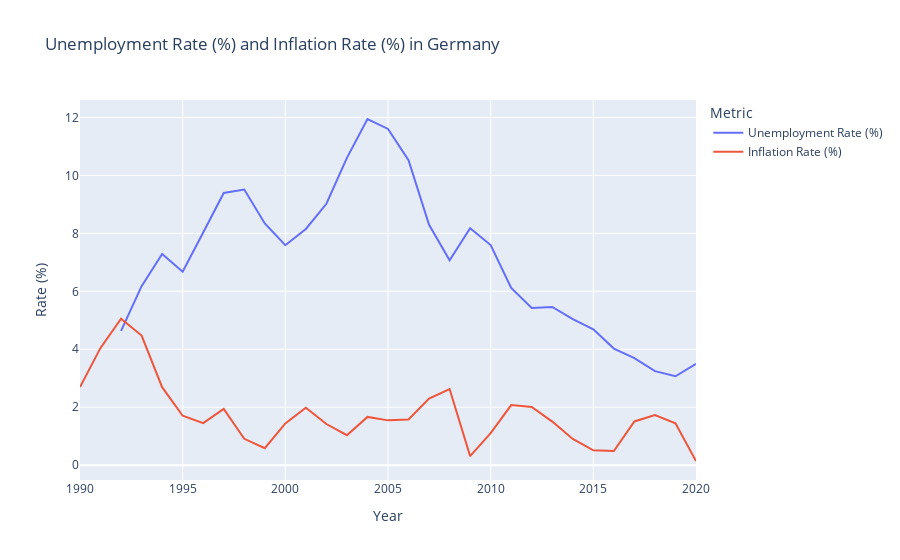

The code cell stored with this chart in its notebook:
### Markdown cell above
### 4. Visualisierungen
---

In diesem Schritt erstellen wir ein weiteres Liniendiagramm, um die *Arbeitslosenquote* und die *Inflationsrate* in Deutschland zu visualisieren. Dazu verwenden wir die bereits bekannte Funktion `px.line()`. Der Unterschied ist nun, dass wir dem *Parameter* `y` eine Liste von Spalten übergeben **(dargestellt durch [])**, die wir im Diagramm darstellen möchten.

Eine neue Funktion, die wir hier einführen, ist `update_layout()`. Diese Funktion ermöglicht uns, das Layout des Diagramms weiter anzupassen:

- `legend_title="Metric"`: Legt den Titel der Legende fest, der erklärt, welche Linie welche Metrik repräsentiert.
- `xaxis_title = "Year"`: Fügt der X-Achse eine Beschriftung hinzu, die die Jahre darstellt.
- `yaxis_title = "Rate (%)"`: Fügt der Y-Achse eine Beschriftung hinzu, die die Rate in Prozent anzeigt (für Arbeitslosenquote und Inflation).

Durch diese Anpassungen wird das Diagramm nicht nur informativer, sondern auch leichter verständlich.

### Code cell
fig = px.line(data_frame = ger_df, 
              x = "Year", 
              y = ["Unemployment Rate (%)", "Inflation Rate (%)"], 
              title = 'Unemployment Rate (%) and Inflation Rate (%) in Germany')

#Update layout to ensure legend appears with proper labels
fig.update_layout(
    legend_title = "Metric",
    xaxis_title = "Year",
    yaxis_title = "Rate (%)"
)

fig.show()

### Figure 1 — Plotly figure (JSON) as saved in the notebook; plotly's stock layout.template omitted (floating-point values rounded to 4 significant figures)
{"data": [{"hovertemplate": "variable=Unemployment Rate (%)<br>Year=%{x}<br>value=%{y}<extra></extra>", "legendgroup": "Unemployment Rate (%)", "line": {"color": "#636efa", "dash": "solid"}, "marker": {"symbol": "circle"}, "mode": "lines", "name": "Unemployment Rate (%)", "orientation": "v", "showlegend": true, "type": "scatter", "x": [2020, 2019, 2018, 2017, 2016, 2015, 2014, 2013, 2012, 2011, 2010, 2009, 2008, 2007, 2006, 2005, 2004, 2003, 2002, 2001, 2000, 1999, 1998, 1997, 1996, 1995, 1994, 1993, 1992, 1991, 1990], "xaxis": "x", "y": [3.495, 3.068, 3.247, 3.692, 4.025, 4.688, 5.041, 5.461, 5.426, 6.119, 7.595, 8.174, 7.073, 8.296, 10.53, 11.6, 11.95, 10.61, 9.021, 8.152, 7.59, 8.34, 9.51, 9.394, 8.028, 6.675, 7.285, 6.179, 4.636, null, null], "yaxis": "y"}, {"hovertemplate": "variable=Inflation Rate (%)<br>Year=%{x}<br>value=%{y}<extra></extra>", "legendgroup": "Inflation Rate (%)", "line": {"color": "#EF553B", "dash": "solid"}, "marker": {"symbol": "circle"}, "mode": "lines", "name": "Inflation Rate (%)", "orientation": "v", "showlegend": true, "type": "scatter", "x": [2020, 2019, 2018, 2017, 2016, 2015, 2014, 2013, 2012, 2011, 2010, 2009, 2008, 2007, 2006, 2005, 2004, 2003, 2002, 2001, 2000, 1999, 1998, 1997, 1996, 1995, 1994, 1993, 1992, 1991, 1990], "xaxis": "x", "y": [0.1449, 1.446, 1.732, 1.509, 0.4917, 0.5144, 0.9068, 1.505, 2.008, 2.075, 1.104, 0.3127, 2.628, 2.298, 1.577, 1.547, 1.666, 1.034, 1.421, 1.984, 1.44, 0.5854, 0.9112, 1.939, 1.45, 1.706, 2.693, 4.475, 5.057, 4.047, 2.696], "yaxis": "y"}], "layout": {"legend": {"title": {"text": "Metric"}, "tracegroupgap": 0}, "title": {"text": "Unemployment Rate (%) and Inflation Rate (%) in Germany"}, "xaxis": {"anchor": "y", "domain": [0, 1], "title": {"text": "Year"}}, "yaxis": {"anchor": "x", "domain": [0, 1], "title": {"text": "Rate (%)"}}}}
